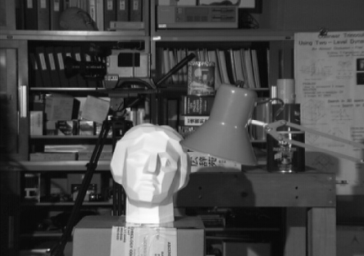
//> input picture W5_ORB_Image/images/1.bmp, 364 x 256 px
$ ./main   (built with g++ and OpenCV 4)
//> lines starting //> are read from the running program, lines starting //| are printed output that depends on the picture
### W5_ORB_Image/utils.h
// W5-3. utils.h — ORB 매칭 보조 함수 (원본: github.com/pablofdezalc/akaze 의 utils, 핵심만 정리)
#pragma once
#include <opencv2/opencv.hpp>
#include <vector>

// keypoint 를 원으로 표시
void draw_keypoints(cv::Mat& img, const std::vector<cv::KeyPoint>& kpts);

// NNDR(ratio test) 통과한 매칭 → 점 쌍 [p1, p2, p1, p2, ...]
void matches2points_nndr(const std::vector<cv::KeyPoint>& train,
                         const std::vector<cv::KeyPoint>& query,
                         const std::vector<std::vector<cv::DMatch>>& matches,
                         std::vector<cv::Point2f>& pmatches, float nndr);

// RANSAC 으로 homography 추정 → inlier 점 쌍만 남김
void compute_inliers_ransac(const std::vector<cv::Point2f>& matches,
                            std::vector<cv::Point2f>& inliers,
                            float error, bool use_fund);

// 두 영상을 좌우로 붙이고 inlier 쌍을 선으로 연결
void draw_inliers(const cv::Mat& img1, const cv::Mat& img2, cv::Mat& img_com,
                  const std::vector<cv::Point2f>& ptpairs, int color);

### W5_ORB_Image/utils.cpp
// W5-3. utils.cpp — ORB 매칭 보조 함수
#include "utils.h"
#include <opencv2/opencv.hpp>

// findHomography / findFundamentalMat 선언 위치가 버전마다 다름
//  - OpenCV 5 (Homebrew): opencv2/geometry/3d.hpp  ← opencv.hpp 가 자동으로 안 불러옴
//  - OpenCV 3.4 / 4.x   : opencv2/calib3d.hpp
#if __has_include(<opencv2/geometry/3d.hpp>)
#include <opencv2/geometry/3d.hpp>
#elif __has_include(<opencv2/3d.hpp>)
#include <opencv2/3d.hpp>
#else
#include <opencv2/calib3d.hpp>
#endif

using namespace cv;
using std::vector;

// RANSAC 방법 번호. OpenCV 3.4 / 4.x / 5.x 모두 값이 8 로 같다.
// OpenCV 5 는 이 상수가 opencv2/geometry/3d.hpp 로 옮겨져서 opencv.hpp 만으로는
// 안 보일 수 있으므로 값을 직접 쓴다. (슬라이드/윈도우 코드: RANSAC, FM_RANSAC)
static const int METHOD_RANSAC = 8;      // = cv::RANSAC
static const int METHOD_FM_RANSAC = 8;   // = cv::FM_RANSAC

void draw_keypoints(Mat& img, const vector<KeyPoint>& kpts)
{
    for (size_t i = 0; i < kpts.size(); i++) {
        int x = (int)(kpts[i].pt.x + .5), y = (int)(kpts[i].pt.y + .5);
        float radius = kpts[i].size / 2.0f;
        circle(img, Point(x, y), (int)(radius * 2.5f), Scalar(0, 255, 0), 1);   // 초록: 크기(scale)
        circle(img, Point(x, y), 1, Scalar(0, 0, 255), -1);                     // 빨강: 위치
    }
}

void matches2points_nndr(const vector<KeyPoint>& train, const vector<KeyPoint>& query,
                         const vector<vector<DMatch>>& matches, vector<Point2f>& pmatches, float nndr)
{
    for (size_t i = 0; i < matches.size(); i++) {
        if (matches[i].size() < 2) continue;
        // ★ NNDR: 1등 거리 < nndr × 2등 거리 일 때만 채택 → 점 쌍으로 저장
        DMatch dmatch = matches[i][0];
        float dist1 = matches[i][0].distance;    // 가장 가까운 후보
        float dist2 = matches[i][1].distance;    // 두 번째 후보
        if (dist1 < nndr * dist2) {
            pmatches.push_back(train[dmatch.queryIdx].pt);
            pmatches.push_back(query[dmatch.trainIdx].pt);
        }
    }
}

void compute_inliers_ransac(const vector<Point2f>& matches, vector<Point2f>& inliers,
                            float error, bool use_fund)
{
    vector<Point2f> points1, points2;
    int npoints = (int)matches.size() / 2;
    Mat status = Mat::zeros(npoints, 1, CV_8UC1);

    for (size_t i = 0; i < matches.size(); i += 2) {   // 쌍 분리
        points1.push_back(matches[i]);
        points2.push_back(matches[i + 1]);
    }

    if (npoints > 8) {
        // ★ RANSAC: homography 추정, 오차 ≤ error(px) 인 매칭만 inlier (status = 1)
        if (use_fund)
            findFundamentalMat(points1, points2, METHOD_FM_RANSAC, error, 0.99, status);
        else
            findHomography(points1, points2, METHOD_RANSAC, error, status);

        for (int i = 0; i < npoints; i++) {
            if (status.at<uchar>(i) == 1) {
                inliers.push_back(points1[i]);
                inliers.push_back(points2[i]);
            }
        }
    }
}

void draw_inliers(const Mat& img1, const Mat& img2, Mat& img_com, const vector<Point2f>& ptpairs, int color)
{
    img_com = Mat::zeros(std::max(img1.rows, img2.rows), img1.cols + img2.cols, CV_8UC3);
    img1.copyTo(img_com(Rect(0, 0, img1.cols, img1.rows)));
    img2.copyTo(img_com(Rect(img1.cols, 0, img2.cols, img2.rows)));

    Scalar c = (color == 0) ? Scalar(255, 0, 0) : Scalar(255, 255, 0);   // 0: 파랑, 그 외: 하늘색
    for (size_t i = 0; i < ptpairs.size(); i += 2) {
        Point p1((int)(ptpairs[i].x + .5), (int)(ptpairs[i].y + .5));
        Point p2((int)(ptpairs[i + 1].x + img1.cols + .5), (int)(ptpairs[i + 1].y + .5));   // 오른쪽 영상: + img1.cols
        line(img_com, p1, p2, c, 2);
    }
}

### W5_ORB_Image/main.cpp
// W5-3. ORB feature matching (두 영상) — LN5 Feature Matching (3/7 ~ 6/7) 슬라이드 main
// ORB = FAST corner + rotated BRIEF descriptor
// 입력: images/1.bmp, images/2.bmp (W4 의 ref.bmp, tar.bmp 복사본)
// 실행: 이 폴더의 아무 파일이나 열고 Cmd+Shift+B (폴더의 .cpp 를 전부 같이 빌드)
#include <opencv2/opencv.hpp>
#include <iostream>
#include "utils.h"

using namespace cv;
using namespace std;

// ★ Global parameters (main.cpp 맨 위)
// ORB settings
int ORB_MAX_KPTS = 1500;             // 최대 keypoint 수
float ORB_SCALE_FACTOR = 1.2;        // pyramid 축소 비율
int ORB_PYRAMID_LEVELS = 4;          // pyramid 단계
float ORB_EDGE_THRESHOLD = 31.0;     // 경계 제외 크기
int ORB_FIRST_PYRAMID_LEVEL = 0;
int ORB_WTA_K = 2;                   // BRIEF 한 번에 비교하는 점 수
int ORB_PATCH_SIZE = 31;             // BRIEF patch 크기

// Some image matching options
float MIN_H_ERROR = 2.50f;           // Maximum error in pixels to accept an inlier (RANSAC)
float DRATIO = 0.80f;                // NNDR ratio

int main()
{
    Mat img1, img1_32, img2, img2_32;
    double t1 = 0.0, t2 = 0.0;
    vector<KeyPoint> kpts1_orb, kpts2_orb;
    vector<Point2f> matches_orb, inliers_orb;
    vector<vector<DMatch>> dmatches_orb;
    Mat desc1_orb, desc2_orb;
    int nmatches_orb = 0, ninliers_orb = 0, noutliers_orb = 0;
    int nkpts1_orb = 0, nkpts2_orb = 0;
    float ratio_orb = 0.0;
    double torb = 0.0;

    // Create the L2 and L1 matchers
    Ptr<DescriptorMatcher> matcher_l2 = DescriptorMatcher::create("BruteForce");          // L2 (실수형)
    Ptr<DescriptorMatcher> matcher_l1 = DescriptorMatcher::create("BruteForce-Hamming");  // Hamming (이진)

    img1 = imread("./images/1.bmp", 0);       // 0 = 흑백
//> img1 is the input picture: 256 rows x 364 cols, CV_8UC1; min 8, max 253, mean 73.6
    img2 = imread("./images/2.bmp", 0);
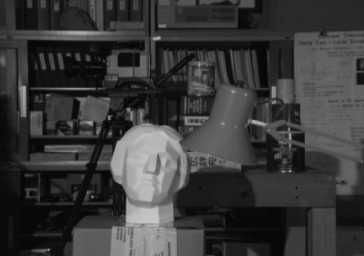
//> input picture W5_ORB_Image/images/2.bmp, 364 x 256 px
//> img2 is the input picture: 256 rows x 364 cols, CV_8UC1; min 6, max 198, mean 57.2
    if (img1.empty() || img2.empty()) { cout << "Image load failed!" << endl; return -1; }

    // Convert the images to float
    img1.convertTo(img1_32, CV_32F, 1.0 / 255.0, 0);
    img2.convertTo(img2_32, CV_32F, 1.0 / 255.0, 0);

    // Color images for results visualization
    Mat img1_rgb_orb = Mat(Size(img1.cols, img1.rows), CV_8UC3);
    Mat img2_rgb_orb = Mat(Size(img2.cols, img1.rows), CV_8UC3);
    Mat img_com_orb = Mat(Size(img1.cols * 2, img1.rows), CV_8UC3);

    // ★ ORB 생성 → keypoint + descriptor
    Ptr<ORB> orb = ORB::create(ORB_MAX_KPTS, ORB_SCALE_FACTOR, ORB_PYRAMID_LEVELS,
                               ORB_EDGE_THRESHOLD, ORB_FIRST_PYRAMID_LEVEL, ORB_WTA_K,
                               ORB::HARRIS_SCORE, ORB_PATCH_SIZE);

    t1 = getTickCount();
    orb->detectAndCompute(img1, noArray(), kpts1_orb, desc1_orb, false);
//> kpts1_orb = 1462 keypoints; strongest (x, y, size): (109, 118, 31), (109, 116, 31), (91, 124, 31), (128, 109, 31)
    orb->detectAndCompute(img2, noArray(), kpts2_orb, desc2_orb, false);
//> kpts2_orb = 1204 keypoints; strongest (x, y, size): (109, 118, 31), (109, 116, 31), (91, 124, 31), (128, 109, 31)

    // ★ 매칭: knnMatch(k=2) → NNDR → RANSAC
    matcher_l1->knnMatch(desc1_orb, desc2_orb, dmatches_orb, 2);
//> dmatches_orb = 1462 matches
    matches2points_nndr(kpts1_orb, kpts2_orb, dmatches_orb, matches_orb, DRATIO);
//> the loop in matches2points_nndr, `for (size_t i = 0; i < matches.size(); i++)` made 1462 passes
//> (dist1, dist2) on passes 1 to 12: (3, 70), (29, 47), (16, 69), (1, 59), (1, 47), (3, 36), (8, 71), (49, 56), (1, 39), (5, 72), (1, 48), (3, 35)
//> after the loop in matches2points_nndr, `for (size_t i = 0; i < matches.size(); i++)`: pmatches = 2344 Points (x, y), first 12: [142, 224], [142, 224], [126, 222], [127, 220], [318, 33], [318, 33], [172, 219], [172, 219], [175, 217], [175, 217], [124, 213], [124, 213]
//> matches_orb has the same summary as pmatches in matches2points_nndr
    compute_inliers_ransac(matches_orb, inliers_orb, MIN_H_ERROR, false);
//> in compute_inliers_ransac, `int npoints = (int)matches.size() / 2;`: npoints = 1172
//> in compute_inliers_ransac, `Mat status = Mat::zeros(npoints, 1, CV_8UC1);`: status = 1172 values from 0 to 0
//> after the loop in compute_inliers_ransac, `for (size_t i = 0; i < matches.size(); i += 2)`: points1 = 1172 Points (x, y), first 12: [142, 224], [126, 222], [318, 33], [172, 219], [175, 217], [124, 213], [321, 34], [171, 204], [154, 38], [159, 38], [149, 200], [127, 200]; points2 = 1172 Points (x, y), first 12: [142, 224], [127, 220], [318, 33], [172, 219], [175, 217], [124, 213], [321, 34], [171, 204], [154, 38], [159, 38], [149, 200], [127, 200]
//> in compute_inliers_ransac, `findHomography(points1, points2, METHOD_RANSAC, error, status);`: status = 1172 values, max 1 at index 0, min 0 at index 281, mean 0.981
//> after the loop in compute_inliers_ransac, `for (int i = 0; i < npoints; i++)`: inliers = 2300 Points (x, y), first 12: [142, 224], [142, 224], [126, 222], [127, 220], [318, 33], [318, 33], [172, 219], [172, 219], [175, 217], [175, 217], [124, 213], [124, 213]
//> inliers_orb has the same summary as inliers in compute_inliers_ransac

    // ★ 결과 통계 (점이 쌍으로 저장되므로 / 2)
    nkpts1_orb = kpts1_orb.size();
//> nkpts1_orb = 1462
    nkpts2_orb = kpts2_orb.size();
//> nkpts2_orb = 1204
    nmatches_orb = matches_orb.size() / 2;
//> nmatches_orb = 1172
    ninliers_orb = inliers_orb.size() / 2;
//> ninliers_orb = 1150
    noutliers_orb = nmatches_orb - ninliers_orb;
//> noutliers_orb = 22
    ratio_orb = 100.0 * (float)(ninliers_orb) / (float)(nmatches_orb);
//> ratio_orb = 98.12
    t2 = getTickCount();
    torb = 1000.0 * (t2 - t1) / getTickFrequency();      // ms

    cvtColor(img1, img1_rgb_orb, COLOR_GRAY2BGR);         // 슬라이드: cv::COLOR_GRAY2BGR
    cvtColor(img2, img2_rgb_orb, COLOR_GRAY2BGR);
    draw_keypoints(img1_rgb_orb, kpts1_orb);
//> the loop in draw_keypoints, `for (size_t i = 0; i < kpts.size(); i++)` made 1462 passes
//> after the loop in draw_keypoints, `for (size_t i = 0; i < kpts.size(); i++)`:
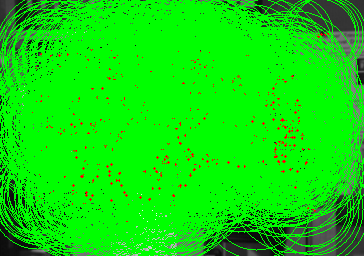
//> img: 256 rows x 364 cols, CV_8UC3; mean B, G, R 9.2, 221.2, 11.7
    draw_keypoints(img2_rgb_orb, kpts2_orb);
//> the loop in draw_keypoints (call 2), `for (size_t i = 0; i < kpts.size(); i++)` made 1204 passes
//> (x, y) on passes 1 to 3: (85, 32), (318, 33), (328, 33)
//> after the loop in draw_keypoints (call 2), `for (size_t i = 0; i < kpts.size(); i++)`:
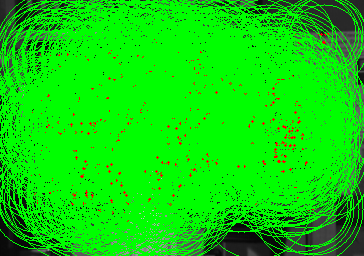
//> img: 256 rows x 364 cols, CV_8UC3; mean B, G, R 8.2, 214.8, 10.7
    draw_inliers(img1_rgb_orb, img2_rgb_orb, img_com_orb, inliers_orb, 0);
//> in draw_inliers, `img1.copyTo(img_com(Rect(0, 0, img1.cols, img1.rows)));`:
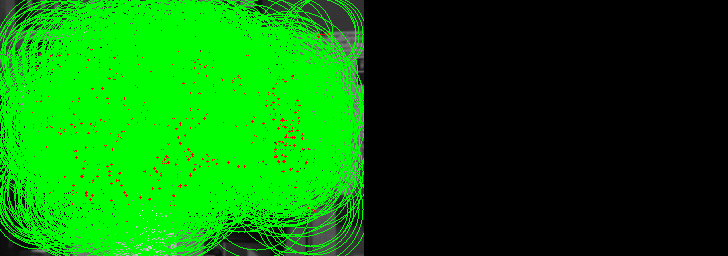
//> img_com: 256 rows x 728 cols, CV_8UC3; mean B, G, R 4.6, 110.6, 5.9
//> in draw_inliers, `img2.copyTo(img_com(Rect(img1.cols, 0, img2.cols, img2.rows)));`:
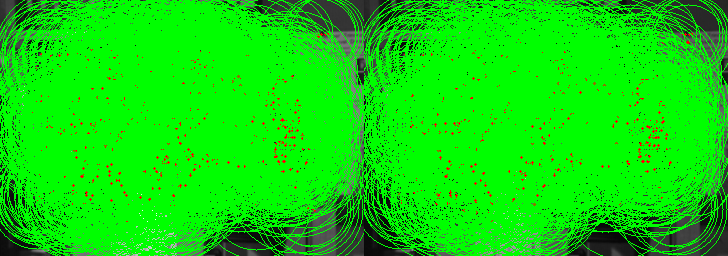
//> img_com: 256 rows x 728 cols, CV_8UC3; mean B, G, R 8.7, 218, 11.2
//> the loop in draw_inliers, `for (size_t i = 0; i < ptpairs.size(); i += 2)` made 1150 passes
//> (p1, p2) on passes 1 to 3: (Point(142, 224), Point(506, 224)), (Point(126, 222), Point(491, 220)), (Point(318, 33), Point(682, 33))
//> after the loop in draw_inliers, `for (size_t i = 0; i < ptpairs.size(); i += 2)`:
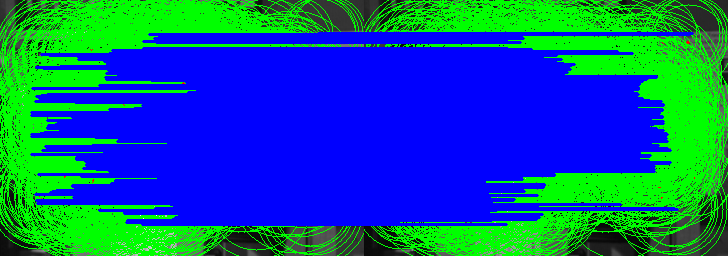
//> img_com: 256 rows x 728 cols, CV_8UC3; mean B, G, R 142.5, 91.2, 6.8

    cout << "ORB Results" << endl;
    cout << "**************************************" << endl;
    cout << "Number of Keypoints Image 1: " << nkpts1_orb << endl;
//| Number of Keypoints Image 1: 1462
    cout << "Number of Keypoints Image 2: " << nkpts2_orb << endl;
//| Number of Keypoints Image 2: 1204
    cout << "Number of Matches: " << nmatches_orb << endl;
//| Number of Matches: 1172
    cout << "Number of Inliers: " << ninliers_orb << endl;
//| Number of Inliers: 1150
    cout << "Number of Outliers: " << noutliers_orb << endl;
//| Number of Outliers: 22
    cout << "Inliers Ratio: " << ratio_orb << endl;
//| Inliers Ratio: 98.1229
    cout << "ORB Features Extraction Time (ms): " << torb << endl;

    imshow("ORB", img_com_orb);
    imwrite("orb_result.bmp", img_com_orb);
    waitKey(0);
    return 0;
}
